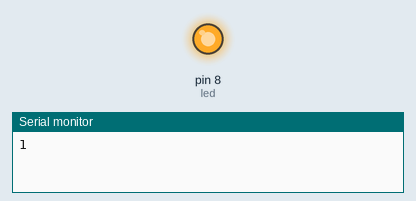
The sketch below on a simulated Arduino Uno, built with avr-gcc and run on an emulated ATmega328P. Parts: output pins drawn as LEDs (lit = HIGH), the last lines printed to the serial monitor.

Above: at 2.5 s.
At 5.5 s:
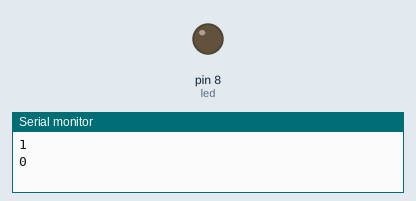
Timing chart, 0 to 7.8 s (numbered marks = the images above):
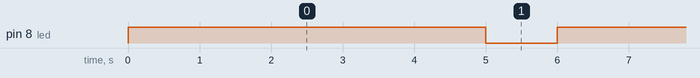

The sketch:

A4.ino
```cpp
int led=8;
void setup() {
  pinMode(led,OUTPUT);
    Serial.begin(9600);

  // put your setup code here, to run once:

}

void loop() {
  // put your main code here, to run repeatedly:
digitalWrite(led,HIGH);
Serial.println(digitalRead(led));
delay(5000);
digitalWrite(led,LOW);
Serial.println(digitalRead(LOW));
delay(1000);
}
```

Measured:
- by itself, pin 8 (led): alternates HIGH for 5.0 s and LOW for 1.0 s
